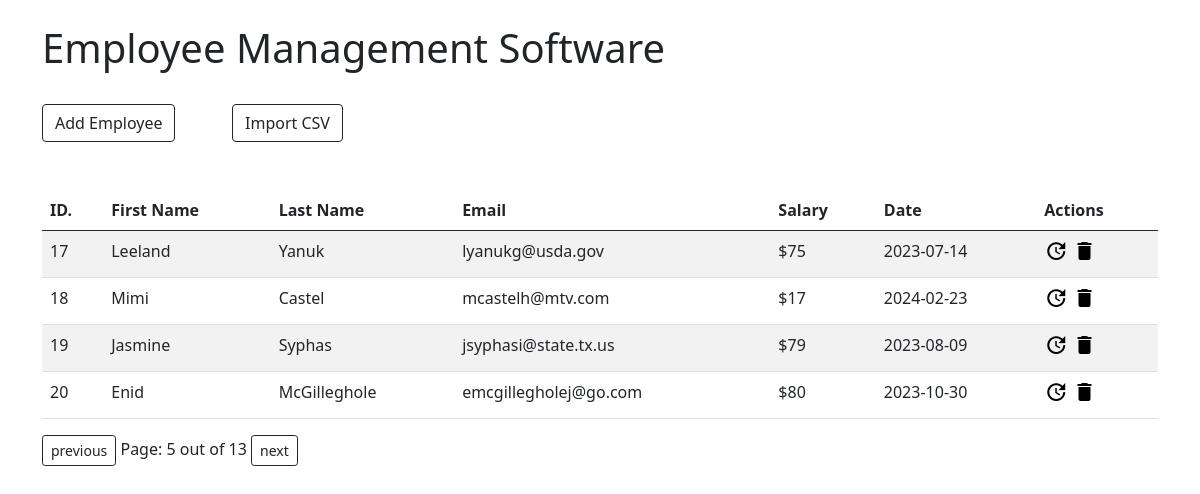
The app's page /?page=5 with its own data.
### app/models.py (models this page shows)
class Employee(models.Model):
    first_name = models.CharField(max_length=100)
    last_name = models.CharField(max_length=100)
    email = models.EmailField()
    salary = models.IntegerField()
    joining_date = models.DateField()

### app/views.py (the view)
# urls.py: 2. Add a URL to urlpatterns:  path('', views.home, name='home')
def home(request):
    emps = Employee.objects.all().order_by('id')
    paginator = Paginator(emps, 4)
    print(paginator)
    page_number = request.GET.get('page')
    print(page_number)
    page_obj = paginator.get_page(page_number)
    print(page_obj)
    total_page = paginator.num_pages
    print(total_page)
    return render(request,'home.html', context={'page_obj':page_obj,'total_page':total_page})

### templates/home.html (shortened to what this page needs)
{% extends 'index.html' %}
{% block content %}
<div class="row">
    <div class="col-lg-8">
        <h1>Employee Management Software</h1>
    </div>
</div>
<div class="row">
    <div class="col-lg-2 mt-4">
        <a href="{% url 'create' %}" class="btn btn-outline-dark">Add Employee</a>
    </div>
    <div class="col-lg-2 mt-4">
        <a href="{% url 'csv' %}" class="btn btn-outline-dark">Import CSV</a>
    </div>
</div>
<div class="row">
</div>
<div class="row">
    <div class="col-12 mt-4 table-responsive">
        <table class="table table-striped">
            <thead>
                <tr>
                    <th scope="col">ID.</th>
                    <th scope="col">First Name</th>
                    <th scope="col">Last Name</th>
                    <th scope="col">Email</th>
                    <th scope="col">Salary</th>
                    <th scope="col">Date</th>
                    <th scope="col">Actions</th>
                </tr>
            </thead>
            <tbody>
                {% for i in page_obj %}
                <tr>
                    <td>{{i.id}}</td>
                    <td>{{i.first_name}}</td>
                    <td>{{i.last_name}}</td>
                    <td>{{i.email}}</td>
                    <td>${{i.salary}}</td>
                    <td>{{i.joining_date | date:'Y-m-d'}}</td>
                    <td>
                        <a href="{% url 'update' i.id %}" style="color: black;"><i class="material-icons">&#xe923;</i></a>
                        <a href="{% url 'delete' i.id %}" style="color: black;"><i class="material-icons">&#xe872;</i></a>
                    </td>
                </tr>
                {% endfor %}
            </tbody>
        </table>
        {% if page_obj.has_previous %}
                <a href="?page={{page_obj.previous_page_number}}" class="btn btn-outline-dark btn-sm">previous</a>
        {% endif %}
        <span>Page: {{page_obj.number}} out of {{total_page}}</span>
        {% if page_obj.has_next %}
                <a href="?page={{page_obj.next_page_number}}" class="btn btn-outline-dark btn-sm">next</a>
        {% endif %}
    </div>
</div>
{% endblock %}

### records on screen
Employee: id "17", first_name "Leeland", last_name "Yanuk", email "lyanukg@usda.gov", salary "75", joining_date "2023-07-14"
Employee: id "18", first_name "Mimi", last_name "Castel", email "mcastelh@mtv.com", salary "17", joining_date "2024-02-23"
Employee: id "19", first_name "Jasmine", last_name "Syphas", email "jsyphasi@state.tx.us", salary "79", joining_date "2023-08-09"
Employee: id "20", first_name "Enid", last_name "McGilleghole", email "emcgillegholej@go.com", salary "80", joining_date "2023-10-30"

### other values on screen
{{ page_obj.number }} "5"
{{ total_page }} "13"
